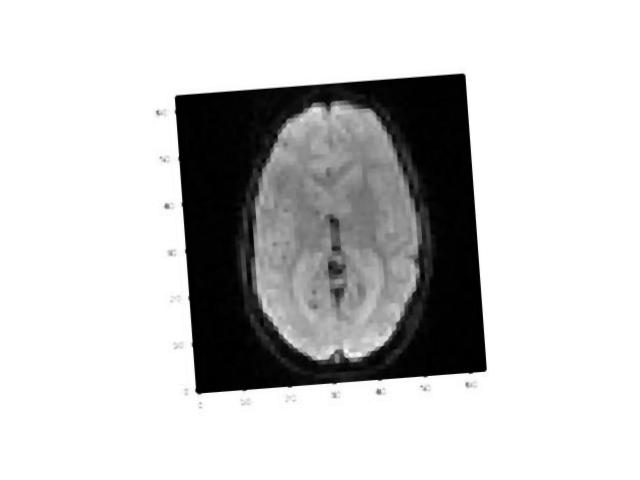
#> input picture file_name[0]_0_1140.jpeg, 640 x 480 px, given in place of Confusion_matrix.jpg, which was not available
$ python -i src_code.py   (imports and definitions only)
#> lines starting #> are read from the running program, lines starting #| are printed output that depends on the picture
import tkinter
from tkinter import *
from tkinter import Tk, messagebox
from tkinter import filedialog
import nibabel as nib
import matplotlib.pyplot as plt
from PIL import ImageTk, Image
import numpy as np
from scipy.ndimage import correlate
from skimage import img_as_ubyte
import cv2
from tensorflow.keras.preprocessing.image import ImageDataGenerator
from tensorflow.keras.utils import img_to_array, load_img
import warnings
# [1 line not run here, left out]
from Code import Training


# [3 lines not run here, left out]

def disable_button():
   win.destroy()

# [114 lines left out: functions browse, denoising, augmentation, not called in this run]

def results():
    from Code import Results
    img = cv2.imread("..//Graphs//Confusion_matrix.jpg")
#> img is the input picture: shape (480, 640, 3); min 0, max 255, mean 200.5
    im = Image.fromarray(img)
    im = im.resize((150, 150), Image.LANCZOS)
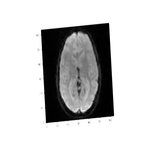
#> im: PIL image 150x150 RGB; min 0, max 255, mean 200.5
    imgtk = ImageTk.PhotoImage(image=im)
#> (the run stopped early here; a loop or call above may not have finished)

$ run again, on file_name[0]_0_1486.jpeg
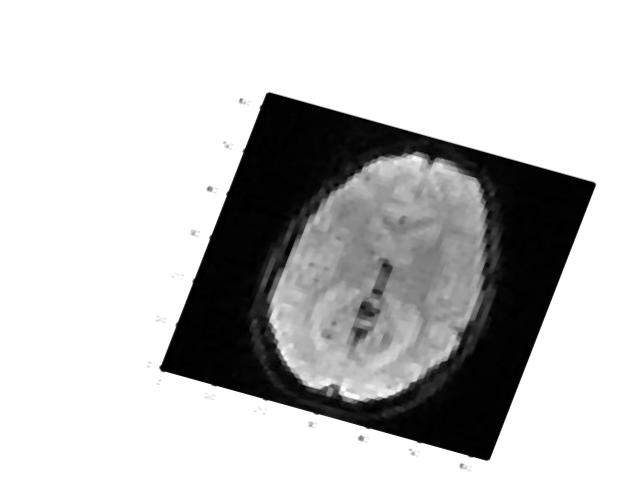
#> input picture file_name[0]_0_1486.jpeg, 640 x 480 px, given in place of Confusion_matrix.jpg, which was not available
#> in results, img is the input picture: shape (480, 640, 3); min 0, max 255, mean 193.3
#> in results, `im = im.resize((150, 150), Image.LANCZOS)`:
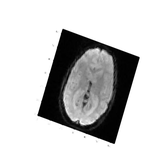
#> im: PIL image 150x150 RGB; min 0, max 255, mean 193.3

$ run again, on file_name[0]_0_1488.jpeg
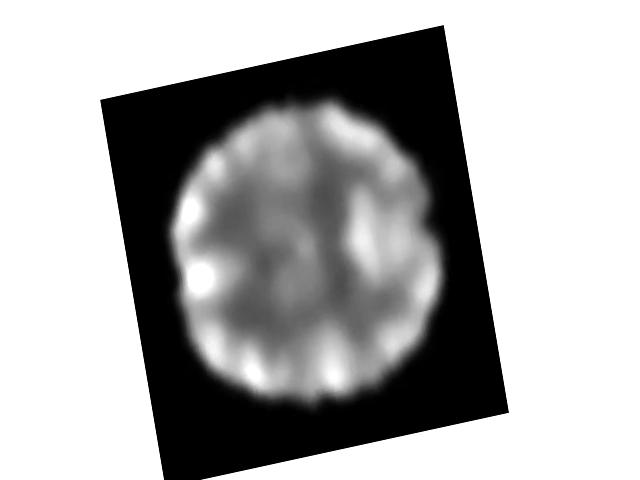
#> input picture file_name[0]_0_1488.jpeg, 640 x 480 px, given in place of Confusion_matrix.jpg, which was not available
#> in results, img is the input picture: shape (480, 640, 3); min 0, max 255, mean 171.8
#> in results, `im = im.resize((150, 150), Image.LANCZOS)`:
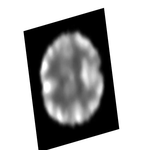
#> im: PIL image 150x150 RGB; min 0, max 255, mean 171.8
